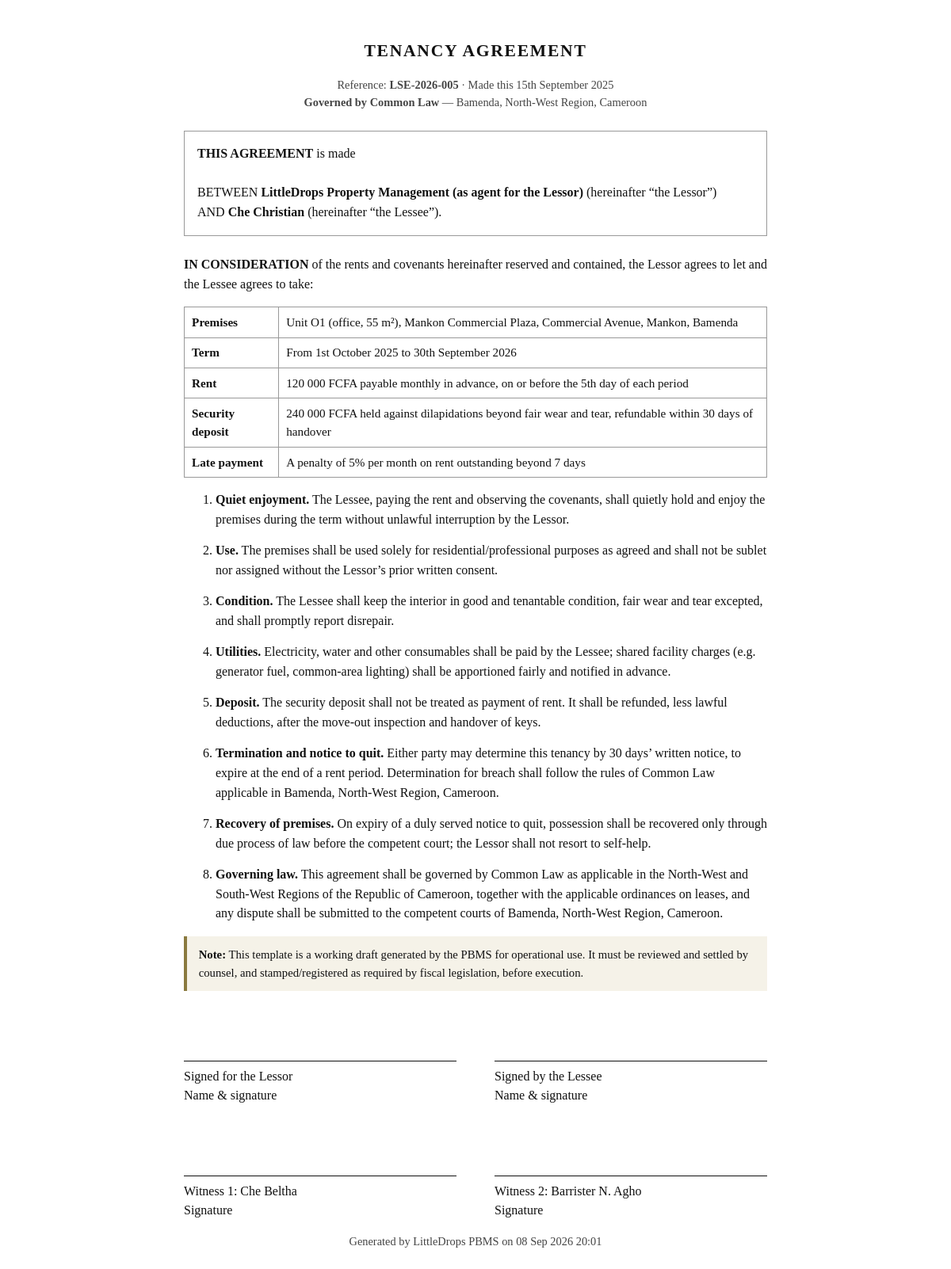
/index.php?r=leases/5/agreement (signed in), run on the app's committed database.
### tables this page shows
CREATE TABLE IF NOT EXISTS leases (
  id             INT UNSIGNED AUTO_INCREMENT PRIMARY KEY,
  code           VARCHAR(20) NOT NULL UNIQUE,    
  unit_id        INT UNSIGNED NOT NULL,
  tenant_id      INT UNSIGNED NOT NULL,
  start_date     DATE NOT NULL,
  end_date       DATE NOT NULL,
  rent_xaf       BIGINT UNSIGNED NOT NULL,
  billing_cycle  ENUM('monthly','quarterly','annually') NOT NULL DEFAULT 'monthly',
  rent_type      ENUM('fixed','dynamic') NOT NULL DEFAULT 'fixed',
  escalation_pct DECIMAL(5,2) NULL,              
  escalation_interval_months SMALLINT UNSIGNED NULL,
  grace_days     SMALLINT UNSIGNED NOT NULL DEFAULT 7,
  penalty_pct    DECIMAL(5,2)  NOT NULL DEFAULT 5.00,
  deposit_xaf    BIGINT UNSIGNED NOT NULL DEFAULT 0,
  deposit_paid   TINYINT(1) NOT NULL DEFAULT 0,
   
  legal_system   ENUM('common_law','civil_law') NOT NULL DEFAULT 'common_law',
  jurisdiction   VARCHAR(160) NOT NULL DEFAULT 'Bamenda, North-West Region, Cameroon',
  notice_to_quit_days SMALLINT UNSIGNED NOT NULL DEFAULT 30,
  status         ENUM('draft','active','expired','terminated','in_recovery') NOT NULL DEFAULT 'draft',
  signed_at      DATETIME NULL,
  witness_1      VARCHAR(120) NULL,
  witness_2      VARCHAR(120) NULL,
  stamp_duty_paid TINYINT(1) NOT NULL DEFAULT 0,
  notes          TEXT NULL,
  created_at     DATETIME NOT NULL DEFAULT CURRENT_TIMESTAMP,
  CONSTRAINT fk_leases_unit FOREIGN KEY (unit_id) REFERENCES units(id)
    ON DELETE RESTRICT ON UPDATE CASCADE,
  CONSTRAINT fk_leases_tenant FOREIGN KEY (tenant_id) REFERENCES tenants(id)
    ON DELETE RESTRICT ON UPDATE CASCADE,
  INDEX idx_leases_status (status)
);

CREATE TABLE IF NOT EXISTS tenants (
  id             INT UNSIGNED AUTO_INCREMENT PRIMARY KEY,
  user_id        INT UNSIGNED NULL,              
  kind           ENUM('individual','corporate') NOT NULL DEFAULT 'individual',
  name           VARCHAR(160) NOT NULL,
  email          VARCHAR(160) NULL,
  phone          VARCHAR(30)  NULL,
  alt_phone      VARCHAR(30)  NULL,
  emergency_name  VARCHAR(120) NULL,
  emergency_phone VARCHAR(30)  NULL,
  id_type        ENUM('national_id','passport','certificate_incorporation','residence_permit') NULL,
  id_number      VARCHAR(60) NULL,
  notes          TEXT NULL,
  created_at     DATETIME NOT NULL DEFAULT CURRENT_TIMESTAMP,
  CONSTRAINT fk_tenants_user FOREIGN KEY (user_id) REFERENCES users(id)
    ON DELETE SET NULL ON UPDATE CASCADE,
  INDEX idx_tenants_name (name)
);

CREATE TABLE IF NOT EXISTS units (
  id             INT UNSIGNED AUTO_INCREMENT PRIMARY KEY,
  building_id    INT UNSIGNED NOT NULL,
  floor_id       INT UNSIGNED NULL,
  code           VARCHAR(30) NOT NULL,
  unit_type      ENUM('apartment','duplex','studio','shop','office','store','duplex_flat','self_contain') NOT NULL DEFAULT 'apartment',
  sqm            DECIMAL(7,2) NULL,
  bedrooms       TINYINT UNSIGNED NULL,
  bathrooms      TINYINT UNSIGNED NULL,
  market_rent_xaf BIGINT UNSIGNED NOT NULL DEFAULT 0,
  status         ENUM('vacant','leased','under_maintenance','reserved','out_of_service') NOT NULL DEFAULT 'vacant',
  amenities      TEXT NULL,                      
  condition_report TEXT NULL,                    
  created_at     DATETIME NOT NULL DEFAULT CURRENT_TIMESTAMP,
  CONSTRAINT fk_units_building FOREIGN KEY (building_id) REFERENCES buildings(id)
    ON DELETE CASCADE ON UPDATE CASCADE,
  CONSTRAINT fk_units_floor FOREIGN KEY (floor_id) REFERENCES floors(id)
    ON DELETE SET NULL ON UPDATE CASCADE,
  UNIQUE KEY uq_unit_code_per_building (building_id, code),
  INDEX idx_units_status (status)
);

CREATE TABLE IF NOT EXISTS buildings (
  id           INT UNSIGNED AUTO_INCREMENT PRIMARY KEY,
  portfolio_id INT UNSIGNED NOT NULL,
  name         VARCHAR(120) NOT NULL,
  quarter      VARCHAR(80)  NOT NULL,            
  city         VARCHAR(80)  NOT NULL DEFAULT 'Bamenda',
  region       VARCHAR(80)  NOT NULL DEFAULT 'North-West',
  address      VARCHAR(200) NULL,
  lat          DECIMAL(10,7) NULL,
  lng          DECIMAL(10,7) NULL,
  created_at   DATETIME NOT NULL DEFAULT CURRENT_TIMESTAMP,
  CONSTRAINT fk_buildings_portfolio FOREIGN KEY (portfolio_id) REFERENCES portfolios(id)
    ON DELETE RESTRICT ON UPDATE CASCADE,
  INDEX idx_buildings_quarter (quarter)
);

### core/View.php (called while the page is built, shortened)
<?php
final class View
{
    public static function render(string $template, array $data = [], ?string $layout = 'app'): string
    {
        $php = self::resolve($template);
        extract($data, EXTR_SKIP);
        require $php;
        $content = (string) ob_get_clean();
        return $content;
    }
    public static function partial(string $template, array $data = []): string
    {
        return self::render($template, $data, null);
    }
    private static function resolve(string $template): string
    {
        [$module, $view] = explode('::', $template, 2);
        $file = dirname(__DIR__) . "/modules/$module/Views/" . str_replace(['..', '\\'], '', $view) . '.php';
        return $file;
    }
}

### modules/Leases/Controllers/LeaseController.php (called while the page is built, shortened)
<?php
final class LeaseController extends Controller
{
    public function agreement(array $params): void
    {
        $lease = Lease::find((int) $params['id']);
        $html = View::partial('Leases::documents/agreement', ['lease' => $lease]);
    }
}

### index.php (called while the page is built, shortened)
<?php
$router = new Core\Router();
$router->loadModules();
$router->dispatch(Core\Request::route());

### core/autoloader.php (called while the page is built, shortened)
<?php
spl_autoload_register(static function (string $class): void {
    $prefixes = [
        'Core\\'    => __DIR__ . '/',
        'Modules\\' => dirname(__DIR__) . '/modules/',
    ];
    foreach ($prefixes as $prefix => $baseDir) {
        if (str_starts_with($class, $prefix)) {
            $relative = str_replace('\\', '/', substr($class, strlen($prefix)));
            $file = $baseDir . $relative . '.php';
            return;
        }
    }
});

### core/Config.php (called while the page is built, shortened)
<?php
final class Config
{
    private static ?array $data = null;
    public static function load(): array
    {
        if (self::$data !== null) {
            return self::$data;
        }
        self::$data = [
            'app' => [
                'name'      => 'LittleDrops PBMS',
                'tagline'   => 'Property & Building Management · Bamenda, Cameroon',
                'locale'    => 'en',
                'timezone'  => 'Africa/Douala',
            ],
            'db' => [
                'driver'    => 'mysql',
                'host'      => '127.0.0.1',
                'port'      => 3306,
                'database'  => 'pbms',
                'username'  => 'root',
                'password'  => '',
                'charset'   => 'utf8mb4',
            ],
            'legal' => [
                'default_legal_system' => 'common_law',
                'default_jurisdiction' => 'Bamenda, North-West Region, Cameroon',
                'default_notice_days'  => 30,
                'late_fee_penalty_pct' => 5.00,
                'late_fee_grace_days'  => 7,
            ],
            'modules' => ['Auth', 'Dashboard', 'Properties', 'Tenants', 'Leases', 'Billing', 'Maintenance', 'Utilities', 'Access'],
        ];
        return self::$data;
    }
    public static function get(string $path, $default = null)
    {
        $node = self::load();
        foreach (explode('.', $path) as $key) {
            $node = $node[$key];
        }
        return $node;
    }
}

### core/Database.php (called while the page is built, shortened)
<?php
final class Database
{
    private static ?PDO $pdo = null;
    public static function pdo(): PDO
    {
        if (self::$pdo === null) {
            $db  = Config::get('db');
            $dsn = sprintf(
                'mysql:host=%s;port=%d;dbname=%s;charset=%s',
                $db['host'],
                (int) $db['port'],
                $db['database'],
                $db['charset']
            );
            self::$pdo = new PDO($dsn, $db['username'], $db['password'], [
                PDO::ATTR_ERRMODE            => PDO::ERRMODE_EXCEPTION,
                PDO::ATTR_DEFAULT_FETCH_MODE => PDO::FETCH_ASSOC,
                PDO::ATTR_EMULATE_PREPARES   => false,
            ]);
        }
        return self::$pdo;
    }
    public static function run(string $sql, array $params = []): PDOStatement
    {
        $st = self::pdo()->prepare($sql);
        $st->execute($params);
        return $st;
    }
    public static function row(string $sql, array $params = []): ?array
    {
        $row = self::run($sql, $params)->fetch();
        return $row === false ? null : $row;
    }
}

### modules/Leases/Models/Lease.php (called while the page is built, shortened)
<?php
final class Lease
{
    public static function find(int $id): ?array
    {
        return Database::row(
            'SELECT l.*, u.code AS unit_code, u.unit_type, u.sqm, u.building_id,
                    b.name AS building_name, b.quarter, b.city, b.address AS building_address,
                    tn.name AS tenant_name, tn.phone AS tenant_phone, tn.email AS tenant_email,
                    tn.kind AS tenant_kind
               FROM leases l
               JOIN units u ON u.id = l.unit_id
               JOIN buildings b ON b.id = u.building_id
               JOIN tenants tn ON tn.id = l.tenant_id
              WHERE l.id = ?',
            [$id]
        );
    }
}

### core/helpers.php (called while the page is built, shortened)
<?php
function e(?string $s): string
{
    return htmlspecialchars((string) $s, ENT_QUOTES | ENT_SUBSTITUTE, 'UTF-8');
}
function t(string $key, array $replace = []): string
{
    static $dict = null;
    $dict ??= require __DIR__ . '/translations.php';
    $locale = \Core\Auth::locale();
    $text = $dict[$locale][$key] ?? $dict['en'][$key] ?? $key;
    return $text;
}
function fmt_xaf($amount): string
{
    return number_format((float) $amount, 0, ',', ' ') . ' FCFA';
}

### core/Auth.php (called while the page is built, shortened)
<?php
final class Auth
{
    public static function locale(): string
    {
        return $_SESSION['locale'] ?? Config::get('app.locale', 'en');
    }
}

### modules/Leases/Views/documents/agreement.php (the view, shortened to what this page needs)
<?php
$leasedBy = 'LittleDrops Property Management (as agent for the Lessor)';
?>
<!DOCTYPE html>
<html lang="en">
<head>
</head>
<body>
<h1>Tenancy Agreement</h1>
<p class="meta">
  Reference: <strong><?= e($lease['code']) ?></strong> ·
  Made this <?= e(date('jS F Y', strtotime($lease['signed_at'] ?? 'now'))) ?><br>
  <strong>Governed by <?= e($lease['legal_system'] === 'common_law' ? 'Common Law' : 'Civil Law') ?></strong>
  — <?= e($lease['jurisdiction']) ?>
</p>
<div class="parties">
  <strong>THIS AGREEMENT</strong> is made<br><br>
  BETWEEN <strong><?= e($leasedBy) ?></strong> (hereinafter “the Lessor”)<br>
  AND <strong><?= e($lease['tenant_name']) ?></strong>
  (hereinafter “the Lessee”).
</div>
<p><strong>IN CONSIDERATION</strong> of the rents and covenants hereinafter reserved and contained, the Lessor agrees to let and the Lessee agrees to take:</p>
<table>
  <tr><th>Premises</th><td>Unit <?= e($lease['unit_code']) ?> (<?= e(str_replace('_', ' ', $lease['unit_type'])) ?><?= $lease['sqm'] ? ', ' . e(rtrim(rtrim((string) $lease['sqm'], '0'), '.')) . ' m²' : '' ?>), <?= e($lease['building_name']) ?>, <?= e($lease['building_address'] ?? $lease['quarter']) ?>, <?= e($lease['city']) ?></td></tr>
  <tr><th>Term</th><td>From <?= e(date('jS F Y', strtotime($lease['start_date']))) ?> to <?= e(date('jS F Y', strtotime($lease['end_date']))) ?></td></tr>
  <tr><th>Rent</th><td><?= e(fmt_xaf($lease['rent_xaf'])) ?> payable <?= e($lease['billing_cycle']) ?> in advance, on or before the 5th day of each period</td></tr>
  <tr><th>Security deposit</th><td><?= e(fmt_xaf($lease['deposit_xaf'])) ?> held against dilapidations beyond fair wear and tear, refundable within 30 days of handover</td></tr>
  <tr><th>Late payment</th><td>A penalty of <?= e(rtrim(rtrim((string) $lease['penalty_pct'], '0'), '.')) ?>% per month on rent outstanding beyond <?= (int) $lease['grace_days'] ?> days</td></tr>
</table>
<ol class="clauses">
  <li><strong>Quiet enjoyment.</strong> The Lessee, paying the rent and observing the covenants, shall quietly hold and enjoy the premises during the term without unlawful interruption by the Lessor.</li>
  <li><strong>Use.</strong> The premises shall be used solely for residential/professional purposes as agreed and shall not be sublet nor assigned without the Lessor’s prior written consent.</li>
  <li><strong>Condition.</strong> The Lessee shall keep the interior in good and tenantable condition, fair wear and tear excepted, and shall promptly report disrepair.</li>
  <li><strong>Utilities.</strong> Electricity, water and other consumables shall be paid by the Lessee; shared facility charges (e.g. generator fuel, common-area lighting) shall be apportioned fairly and notified in advance.</li>
  <li><strong>Deposit.</strong> The security deposit shall not be treated as payment of rent. It shall be refunded, less lawful deductions, after the move-out inspection and handover of keys.</li>
  <li><strong>Termination and notice to quit.</strong> Either party may determine this tenancy by <?= (int) $lease['notice_to_quit_days'] ?> days’ written notice, to expire at the end of a rent period. Determination for breach shall follow the rules of <?= e($lease['legal_system'] === 'common_law' ? 'Common Law' : 'the applicable law') ?> applicable in <?= e($lease['jurisdiction']) ?>.</li>
  <li><strong>Recovery of premises.</strong> On expiry of a duly served notice to quit, possession shall be recovered only through due process of law before the competent court; the Lessor shall not resort to self-help.</li>
  <li><strong>Governing law.</strong> This agreement shall be governed by <?= e($lease['legal_system'] === 'common_law' ? 'Common Law as applicable in the North-West and South-West Regions' : 'Civil Law as applicable in the Francophone Regions') ?> of the Republic of Cameroon, together with the applicable ordinances on leases, and any dispute shall be submitted to the competent courts of <?= e($lease['jurisdiction']) ?>.</li>
</ol>
<div class="notice">
  <strong>Note:</strong> This template is a working draft generated by the PBMS for operational use.
  It must be reviewed and settled by counsel, and stamped/registered as required by fiscal
  legislation, before execution.
</div>
<div class="sig">
  <div>Signed for the Lessor<br>Name &amp; signature</div>
  <div>Signed by the Lessee<br>Name &amp; signature</div>
</div>
<div class="sig">
  <div>Witness 1: <?= e($lease['witness_1'] ?? '____________________') ?><br>Signature</div>
  <div>Witness 2: <?= e($lease['witness_2'] ?? '____________________') ?><br>Signature</div>
</div>
<p class="meta">Generated by <?= e(t('app.name')) ?> on <?= e(date('d M Y H:i')) ?></p>
</body>
</html>

### core/Router.php (shortened to what this page needs)
<?php
final class Router
{
    private array $routes = [];
    public function add(string $method, string $pattern, callable|array $handler): void
    {
        if (is_array($handler)) {
            [$class, $action] = $handler;
            $handler = static fn(array $params): mixed => (new $class())->{$action}($params);
        }
        $this->routes[strtoupper($method)][] = [$pattern, $handler];
    }
    public function dispatch(string $route): void
    {
        $method = Request::method();
        $route  = trim($route, '/');
        foreach ($this->routes[$method] ?? [] as [$pattern, $handler]) {
            $regex = '#^' . preg_replace('#\{(\w+)\}#', '(?P<$1>[^/]+)', $pattern) . '$#';
            if (preg_match($regex, $route, $m)) {
                $params = array_filter($m, 'is_string', ARRAY_FILTER_USE_KEY);
                $handler($params);
                return;
            }
        }
    }
}

### data on the page
leases: code "LSE-2026-005", signed_at "15th September 2025", legal_system "Common Law", jurisdiction "Bamenda, North-West Region, Cameroon", tenant.name "Che Christian", unit.code "O1", unit.unit_type "office", unit.sqm "55", buildings.name "Mankon Commercial Plaza", buildings.address "Commercial Avenue, Mankon", buildings.city "Bamenda", start_date "1st October 2025", end_date "30th September 2026", rent_xaf "120 000 FCFA", billing_cycle "monthly", deposit_xaf "240 000 FCFA", penalty_pct "5", grace_days "7", notice_to_quit_days "30", legal_system "Common Law as applicable in the North-West and South-West Regions", witness_1 "Che Beltha", witness_2 "Barrister N. Agho"
